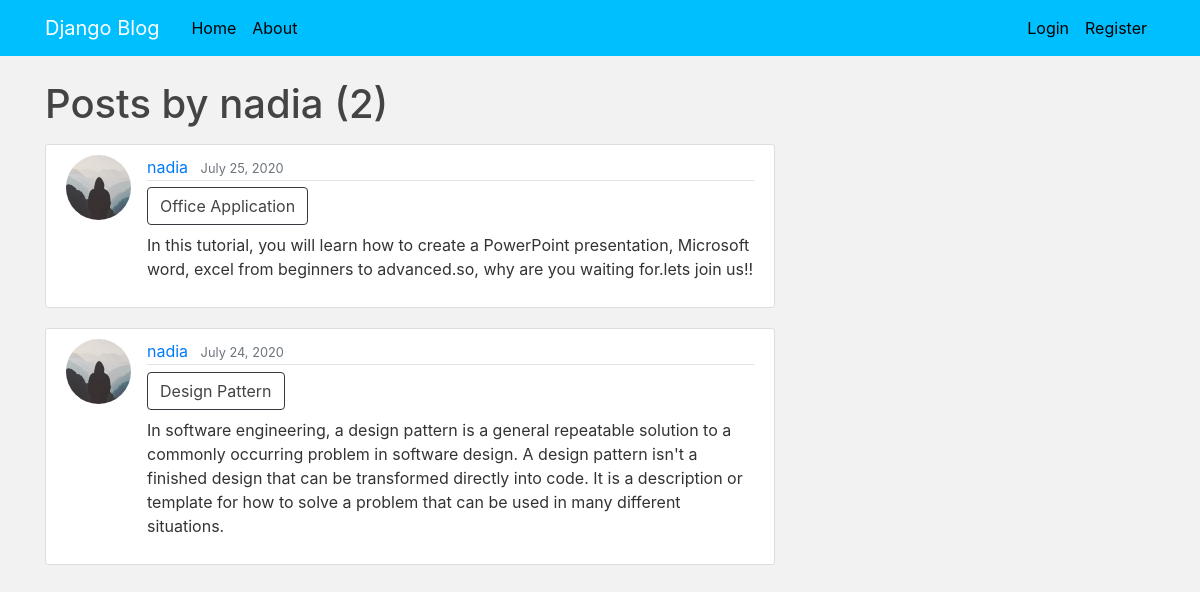
Screenshot of /user/nadia with the database file from the repository.
### blog/models.py (models this page shows, shortened)
class Post(models.Model):
    title = models.CharField(max_length=100)
    content = models.TextField()
    date_posted = models.DateTimeField(default=timezone.now)
    author = models.ForeignKey(User, on_delete=models.CASCADE)

### users/models.py (models this page shows, shortened)
class Profile(models.Model):
    user = models.OneToOneField(User, on_delete=models.CASCADE)
    image = models.ImageField(default='default.jpg', upload_to='profile_pics')

### blog/views.py (the view)
# urls.py: path('user/<str:username>', UserPostListView.as_view(), name='user-posts'),
class UserPostListView(ListView):
    model = Post
    template_name = 'user_posts.html'  # <app>/<model>_<viewtype>.html
    context_object_name = 'posts'
    paginate_by = 3
    def get_queryset(self):
        user = get_object_or_404(User, username=self.kwargs.get('username'))
        return Post.objects.filter(author=user).order_by('-date_posted')

### templates/user_posts.html (shortened to what this page needs)
{% extends "base.html" %}
{% block content %}
    <h1 class="mb-3">Posts by {{ view.kwargs.username }} ({{ page_obj.paginator.count }})</h1>
    {% for post in posts %}
        <article class="media content-section">
          <img class="rounded-circle article-img" src="{{ post.author.profile.image.url }}">
          <div class="media-body">
            <div class="article-metadata">
              <a class="mr-2" href="{% url 'user-posts' post.author.username %}">{{ post.author }}</a>
              <small class="text-muted">{{ post.date_posted|date:"F d, Y" }}</small>
            </div>
            <h2><a class="article-title btn btn-outline-dark" href="{% url 'post-detail' post.id %}">{{ post.title }}</a></h2>
            <p class="article-content">{{ post.content }}</p>
          </div>
        </article>
    {% endfor %}
{% endblock content %}

### static/main.css (style rules this page uses)
body { background: #f2f2f2; color: #333333; margin-top: 5rem; }
h1, h2, h3, h4, h5, h6 { color: #444444; }
.content-section { background: #ffffff; padding: 10px 20px; border: 1px solid #dddddd; border-radius: 3px; margin-bottom: 20px; }
.article-title { color: #444444; }
.article-content { white-space: pre-line; }
.article-img { height: 65px; width: 65px; margin-right: 16px; }
.article-metadata { padding-bottom: 1px; margin-bottom: 4px; border-bottom: 1px solid #e3e3e3 }

### rows the page displays
Post: author.profile.image (placeholder picture), author "nadia", date_posted "July 25, 2020", title "Office Application", content "In this tutorial, you will learn how to create a PowerPoint presentation, Microsoft word, excel from beginners to advanced.so, why are you waiting for.lets join us!!"
Post: author.profile.image (placeholder picture), author "nadia", date_posted "July 24, 2020", title "Design Pattern", content "In software engineering, a design pattern is a general repeatable solution to a commonly occurring problem in software design. A design pattern isn't a finished design that can be transformed directly into code. It is a description or template for how to solve a problem that can be used in many different situations."

### other values shown
{{ view.kwargs.username }} "nadia"
{{ page_obj.paginator.count }} "2"
